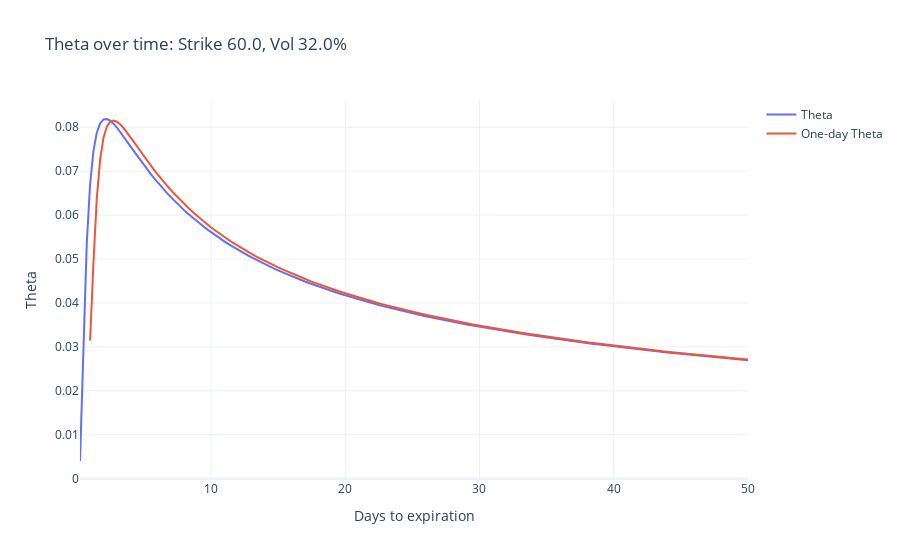

Notebook code for this chart:
### Code cell
fig = go.Figure()
fig.add_trace(
    go.Scatter(
        x=one_strike["days_to_expiration"],
        y=one_strike["theta"],
        mode="lines",
        name="Theta",
    )
)
fig.add_trace(
    go.Scatter(
        x=one_strike["days_to_expiration"],
        y=one_strike["one_day_theta"],
        mode="lines",
        name="One-day Theta",
    )
)
fig.update_layout(
    title=f"Theta over time: Strike {strike}, Vol {vol:.1%}",
    xaxis_title="Days to expiration",
    yaxis_title="Theta",
    template="plotly_white",
)
fig.show()

### Figure 1 — Plotly figure (JSON) as saved in the notebook; plotly's stock layout.template omitted (floating-point values rounded to 4 significant figures; data arrays with more than 128 entries replaced by an {"elided": "..."} marker saying what was removed)
{"data": [{"mode": "lines", "name": "Theta", "x": {"elided": "200 float values"}, "y": {"elided": "200 float values"}, "type": "scatter"}, {"mode": "lines", "name": "One-day Theta", "x": {"elided": "200 float values"}, "y": {"elided": "200 float values"}, "type": "scatter"}], "layout": {"title": {"text": "Theta over time: Strike 60.0, Vol 32.0%"}, "xaxis": {"title": {"text": "Days to expiration"}}, "yaxis": {"title": {"text": "Theta"}}}}
